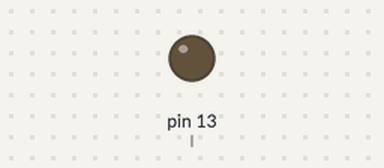
Simulated run of this sketch. Board: Arduino Uno, built with avr-gcc and run on an emulated ATmega328P. Shown: output pins drawn as LEDs (lit = HIGH).

Above: at 0.5 s.
At 70.02 s:
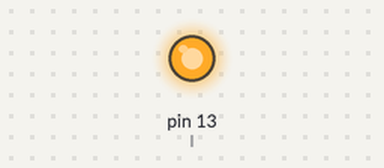
Timing chart, 0 to 71.5 s (numbered marks = the images above):
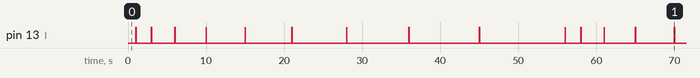

The sketch:

LED_BLINKER.ino
```cpp
// program for builtin led blinking at adjustable intervals rranging from 1 to 10
int l=LED_BUILTIN;
void setup() {
  // put your setup code here, to run once:
  pinMode(l,OUTPUT);

}

void loop() {
  // put your main code here, to run repeatedly:
  delay(1000);
  for(int i=1;i<10;i++)
  {

    digitalWrite(l,HIGH);
    delay(50);
    digitalWrite(l,LOW);
    delay(1000*(i+1)-50);

  }

}
```

Measured:
- by itself, pin 13 (l): repeats every 55.0 s: LOW 2.0 s, HIGH 0.05 s, LOW 3.0 s, HIGH 0.05 s, LOW 4.0 s, HIGH 0.05 s, LOW 5.0 s, HIGH 0.05 s, LOW 6.0 s, HIGH 0.05 s, LOW 7.0 s, HIGH 0.05 s, LOW 8.0 s, HIGH 0.05 s, LOW 9.0 s, HIGH 0.05 s, LOW 11.0 s, HIGH 0.05 s
- by itself, everything shown: repeats every 55.0 s, in 18 steps
